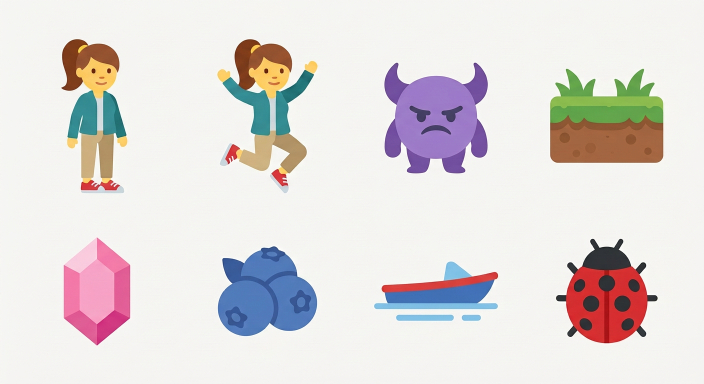
#> input picture scripts/asset-gen/style-emoji.png, 1408 x 768 px (shown at 1/2 size)
$ python -i make.py   (imports and definitions only)
#> lines starting #> are read from the running program, lines starting #| are printed output that depends on the picture
"""Make the `grid_tiles` pack (64x64 floor and wall tiles seen from above for grid games, plus overlays).

python3 make.py gen [sheet ...]   draw sheets with the image model into the work folder
python3 make.py cut               cut the model's objects and draw all tiles into the pack folder
python3 make.py json              write pack.json
python3 make.py sheet             contact sheets (dark and light) and a 6x6 test scene with adventure tiles

Every opaque tile is drawn here in code (flat shapes, drawn at 4x and scaled down, every shape wrapped around the
tile edges), so it repeats without seams. Small natural things (tree, rock, water lily, keys, flowers, clover) come from
the image model on a flat magenta background and are cut with scripts/asset-gen/keyslice.py.
"""
import json, os, sys, math, random
from concurrent.futures import ThreadPoolExecutor

HERE = os.path.dirname(os.path.abspath(__file__))
ROOT = os.path.abspath(os.path.join(HERE, '..', '..', '..'))
sys.path.insert(0, os.path.join(ROOT, 'scripts', 'asset-gen'))
import keyslice  # noqa: E402
import numpy as np  # noqa: E402
from PIL import Image, ImageDraw, ImageFilter  # noqa: E402
from scipy import ndimage  # noqa: E402

WORK = os.environ.get('ASSET_WORK', os.path.join(HERE, '.work'))
STYLE = os.path.join(ROOT, 'scripts', 'asset-gen', 'style-emoji.png')
ADV = os.path.join(ROOT, 'packages', 'assets', 'adventure')

BG = ('Background: one flat solid pure magenta colour #FF00FF everywhere, no shadows, no ground, no floor, '
      'no text, no letters, no numbers, no grid lines, no frames. ')
STYLE_TXT = ('Same flat emoji style as the reference image: clear flat shapes, no outlines, few colours, rounded friendly forms, '
             'no gradients, no hard shading. Every object is completely separate from the others with wide magenta gaps, '
             'nothing touches or overlaps. Do not use magenta or pink-purple inside the objects except where asked. ')
ORIG = 'Everything is original; it must not resemble any existing video game, film or brand character. '

SHEETS = {
    'top': dict(ref=STYLE, prompt=(
        'Six separate objects for a top-down grid game, ALL seen exactly from straight above (bird\'s-eye top view), '
        'grid of 2 rows and 3 columns with wide magenta gaps, reading order left to right, top row first: '
        '1 a round leafy tree crown seen from straight above: one big round fluffy green crown made of about seven round bumps, '
        'two shades of green, a few lighter leaf highlights, no trunk visible; '
        '2 a rounded grey boulder seen from straight above, two shades of grey, one lighter top facet, a few small cracks; '
        '3 a round green water lily pad seen from straight above with a narrow wedge-shaped notch, '
        'a small light pink lily flower with pointed petals on it; '
        '4 a cartoon key lying flat with a round ring handle with a hole and a short bit with two teeth, pointing right, RED; '
        '5 exactly the same key, same shape and size, BLUE; '
        '6 exactly the same key, same shape and size, GREEN. '
        + ORIG + STYLE_TXT + BG)),
    'small': dict(ref=STYLE, prompt=(
        'Eight separate tiny decorations for a meadow seen exactly from straight above (top view), all about the same size, '
        'grid of 2 rows and 4 columns with wide magenta gaps, reading order left to right, top row first: '
        '1 a white daisy flower with a yellow centre seen from above; 2 a yellow buttercup flower with five round petals seen from above; '
        '3 a small light blue flower with five round petals and a white centre seen from above; '
        '4 a small orange flower with five round petals and a yellow centre seen from above; '
        '5 a green three-leaf clover seen from above, three heart-shaped leaves, each leaf with a faint lighter mark; '
        '6 a round white-pink clover blossom ball seen from above; '
        '7 a small dark green tuft of grass blades seen from above; '
        '8 a small round flat beige pebble seen from above. '
        + STYLE_TXT + BG)),
}
# names in reading order (None = not used)
CUTS = {
    'top': ['tree', 'rock', 'lily', 'key_red', 'key_blue', 'key_green'],
    'small': ['daisy', 'buttercup', 'blueflower', 'orangeflower', 'clover', 'cloverblossom', 'tuft', 'pebble'],
}


def sheet_path(s):
    return os.path.join(WORK, s + '.png')


# [26 lines left out: functions do_gen, bleed, resize, not called in this run]


def scaled(im, long_side):
    k = long_side / max(im.size)
    return resize(im, (max(1, round(im.width * k)), max(1, round(im.height * k))))


# [14 lines left out: function objects, not called in this run]


# ---- drawing helpers: everything at 4x, shapes wrapped around the edges ----
S = 256  # drawing size, scaled down to 64
T = 64
OFFS = [(dx, dy) for dx in (-S, 0, S) for dy in (-S, 0, S)]


def new(fill):
    im = Image.new('RGBA', (S, S), fill)
    return im, ImageDraw.Draw(im)


# [10 lines left out: functions wrect, wellipse, not called in this run]


def wpoly(d, pts, fill):
    for dx, dy in OFFS:
        d.polygon([(x + dx, y + dy) for x, y in pts], fill=fill)


# [4 lines left out: function wpaste, not called in this run]


def done(im):
    """Scale the 4x drawing down to an opaque 64x64 RGBA tile."""
    t = im.resize((T, T), Image.LANCZOS)
    a = np.asarray(t).copy()
    a[..., 3] = 255
    return Image.fromarray(a, 'RGBA')


# [11 lines left out: function spots, not called in this run]


def rot(spr, angle):
    return spr.rotate(angle, resample=Image.BICUBIC, expand=True)


def hexc(c):
    c = c.lstrip('#')
    return tuple(int(c[i:i + 2], 16) for i in (0, 2, 4)) + (255,)


GRASS = '#84b54c'  # the main colour of adventure/tile_grass, so meadows sit next to it


# ---- floors ----

# [155 lines left out: functions meadow, soil, soil_tilled, soil_wet, ice, cobble and 7 more, not called in this run]


def layer():
    lay = Image.new('RGBA', (S, S), (0, 0, 0, 0))
    return lay, ImageDraw.Draw(lay)


# [159 lines left out: functions button, hole, teleporter, start, goal, spikes and 6 more, not called in this run]


def hedge():
    return leafy('#3f7d32', ['#4f9440', '#58a046', '#4a8c3c'], '#74bb59', 36, 22, 30, 31)


def bush_wall():
    return leafy('#24552a', ['#2f6b31', '#377a37', '#2c6530'], '#4f9a46', 12, 44, 58, 32, berries='#d94a5a')


# ---- overlays with alpha ----

def canvas(size=T):
    return Image.new('RGBA', (size, size), (0, 0, 0, 0))


# [108 lines left out: functions centred, small_overlay, shadow, marker_circle, marker_cross, path_dot and 2 more, not called in this run]


# ---- pack.json ----
DIR = {'up': ('nach oben', 'up'), 'down': ('nach unten', 'down'), 'left': ('nach links', 'left'), 'right': ('nach rechts', 'right')}
COL = {'red': ('rot', 'red'), 'blue': ('blau', 'blue'), 'green': ('grün', 'green')}
DESC = {
    'gt_ice': ('Kachel Eis (glatt)', 'Tile ice (slippery)'),
    'gt_hedge': ('Kachel Hecke, geschnitten (Wand)', 'Tile trimmed hedge (wall)'),
    'gt_soil': ('Kachel Erde', 'Tile plain soil'),
    'gt_soil_tilled': ('Kachel gepflügter Acker mit Furchen', 'Tile ploughed field with furrows'),
    'gt_soil_wet': ('Kachel nasse Erde mit Pfützen', 'Tile wet soil with puddles'),
    'gt_clover': ('Kachel Wiese mit Klee', 'Tile meadow with clover'),
    'gt_flowers': ('Kachel Wiese mit kleinen Blumen', 'Tile meadow with small flowers'),
    'gt_cobble': ('Kachel Kopfsteinpflaster (Straße)', 'Tile cobble street'),
    'gt_carpet_red': ('Kachel roter Teppich', 'Tile red carpet'),
    'gt_tiles_checker': ('Kachel Schachbrettboden schwarz-weiß', 'Tile black and white checker floor'),
    'gt_metal': ('Kachel Metallboden mit Nieten (Raumstation)', 'Tile metal floor with rivets (space station)'),
    'gt_button': ('Kachel Druckplatte', 'Tile pressure plate'),
    'gt_button_pressed': ('Kachel Druckplatte, gedrückt', 'Tile pressure plate, pressed'),
    'gt_hole': ('Kachel Loch (Grube)', 'Tile hole (pit)'),
    'gt_teleporter_1': ('Kachel Teleporter, Bild 1 von 2', 'Tile teleporter, frame 1 of 2'),
    'gt_teleporter_2': ('Kachel Teleporter, Bild 2 von 2', 'Tile teleporter, frame 2 of 2'),
    'gt_start': ('Kachel Startfeld', 'Tile start square'),
    'gt_goal': ('Kachel Zielfeld mit Fahne', 'Tile goal square with a flag'),
    'gt_spikes_out': ('Kachel Stacheln, ausgefahren (gefährlich)', 'Tile spikes, out (dangerous)'),
    'gt_spikes_in': ('Kachel Stacheln, eingefahren (sicher)', 'Tile spikes, retracted (safe)'),
    'gt_lever_off': ('Kachel Hebel, aus (nach links)', 'Tile lever, off (tilted left)'),
    'gt_lever_on': ('Kachel Hebel, an (nach rechts)', 'Tile lever, on (tilted right)'),
    'gt_wall_brick': ('Kachel rote Ziegelmauer', 'Tile red brick wall'),
    'gt_wall_stone_block': ('Kachel Mauer aus großen Steinblöcken', 'Tile wall of big stone blocks'),
    'gt_wall_crystal': ('Kachel Kristallwand', 'Tile crystal wall'),
    'gt_bush_wall': ('Kachel dichtes Gebüsch (Wand)', 'Tile dense bushes (wall)'),
    'gt_tree_top': ('Baum von oben (durchsichtig, 64 x 64)', 'Tree seen from above (transparent, 64 x 64)'),
    'gt_rock_top': ('Felsbrocken von oben (durchsichtig, 64 x 64)', 'Boulder seen from above (transparent, 64 x 64)'),
    'gt_water_lily': ('Kachel Wasser mit Seerose', 'Tile water with a water lily'),
    'gt_shadow': ('Weicher runder Schatten (durchsichtig)', 'Soft round shadow (transparent)'),
    'gt_marker_circle': ('Auswahlring (durchsichtig, 64 x 64)', 'Selection ring (transparent, 64 x 64)'),
    'gt_marker_cross': ('Rotes Kreuz als Markierung (durchsichtig, 64 x 64)', 'Red cross marker (transparent, 64 x 64)'),
    'gt_path_dot': ('Wegpunkt (durchsichtig, 64 x 64)', 'Path dot (transparent, 64 x 64)'),
}
# [8 lines not run here, left out]
ORDER = ['gt_ice', 'gt_hedge', 'gt_soil', 'gt_soil_tilled', 'gt_soil_wet', 'gt_clover', 'gt_flowers', 'gt_cobble',
         'gt_carpet_red', 'gt_tiles_checker', 'gt_metal'] + [f'gt_conveyor_{d}' for d in DIR] + [f'gt_arrow_{d}' for d in DIR] + \
        ['gt_button', 'gt_button_pressed', 'gt_hole', 'gt_teleporter_1', 'gt_teleporter_2', 'gt_start', 'gt_goal',
         'gt_spikes_out', 'gt_spikes_in'] + [f'gt_door_{c}' for c in COL] + [f'gt_key_{c}' for c in COL] + \
        ['gt_lever_off', 'gt_lever_on', 'gt_wall_brick', 'gt_wall_stone_block', 'gt_wall_crystal', 'gt_bush_wall',
         'gt_tree_top', 'gt_rock_top', 'gt_water_lily', 'gt_shadow', 'gt_marker_circle', 'gt_marker_cross', 'gt_path_dot'] + \
        [f'gt_highlight_{c}' for c in ('green', 'red', 'blue')]
OVERLAY = {'gt_shadow', 'gt_marker_circle', 'gt_marker_cross', 'gt_path_dot', 'gt_highlight_green', 'gt_highlight_red', 'gt_highlight_blue'}


# [72 lines left out: functions tags, write_json, contact, scene, not called in this run]


# [12 lines not run here, left out]

>>> import cv2
>>> picture = cv2.imread('../../../scripts/asset-gen/style-emoji.png', cv2.IMREAD_GRAYSCALE)
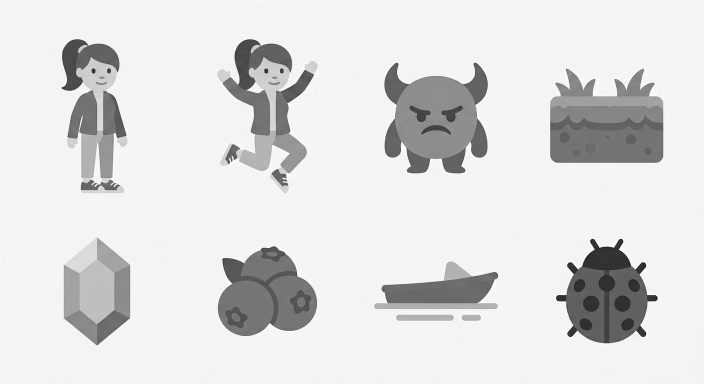
#> picture: shape (768, 1408) (shown at 1/2 size); min 8, max 255, mean 221
#> (the run stopped early here; a loop or call above may not have finished)
